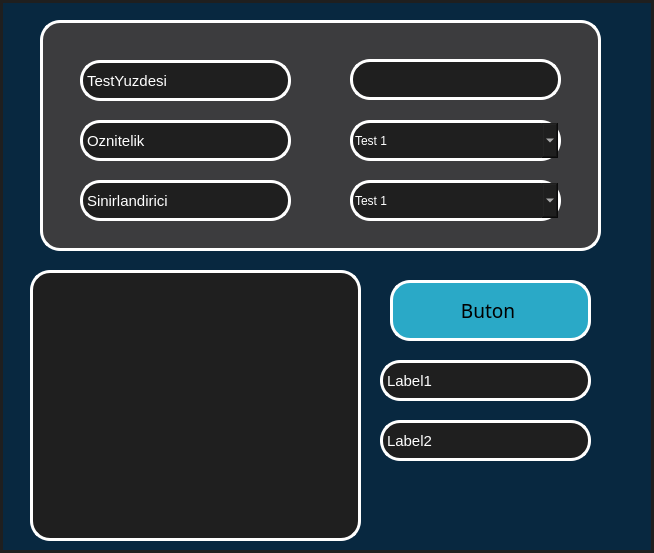
<?xml version="1.0" encoding="UTF-8"?>
<ui version="4.0">
 <class>Form</class>
 <widget class="QWidget" name="Form">
  <property name="enabled">
   <bool>true</bool>
  </property>
  <property name="geometry">
   <rect>
    <x>0</x>
    <y>0</y>
    <width>654</width>
    <height>553</height>
   </rect>
  </property>
  <property name="windowTitle">
   <string>Form</string>
  </property>
  <property name="styleSheet">
   <string notr="true">QWidget{
background-color:#082840;
border: 3px solid #1f1f1f;

}

</string>
  </property>
  <widget class="QLabel" name="Kamera">
   <property name="geometry">
    <rect>
     <x>30</x>
     <y>270</y>
     <width>331</width>
     <height>271</height>
    </rect>
   </property>
   <property name="styleSheet">
    <string notr="true">QLabel{
border: 3px solid #ffffff;
border-radius:20px;
background-color:#1f1f1f;
}</string>
   </property>
   <property name="text">
    <string/>
   </property>
  </widget>
  <widget class="QFrame" name="frame_2">
   <property name="geometry">
    <rect>
     <x>40</x>
     <y>20</y>
     <width>561</width>
     <height>231</height>
    </rect>
   </property>
   <property name="styleSheet">
    <string notr="true">QFrame{
background-color:#3c3c3e;
border-radius:10px;
border-radius:20px;
border: 3px solid #ffffff;

}</string>
   </property>
   <property name="frameShape">
    <enum>QFrame::StyledPanel</enum>
   </property>
   <property name="frameShadow">
    <enum>QFrame::Raised</enum>
   </property>
   <widget class="QComboBox" name="comboBox_Oznitelik">
    <property name="geometry">
     <rect>
      <x>310</x>
      <y>100</y>
      <width>211</width>
      <height>41</height>
     </rect>
    </property>
    <property name="font">
     <font>
      <family>Segoe UI</family>
      <pointsize>9</pointsize>
     </font>
    </property>
    <property name="autoFillBackground">
     <bool>false</bool>
    </property>
    <property name="styleSheet">
     <string notr="true">QComboBox{

background-color:#1f1f1f;
border-radius:10px;
border-radius:20px;
border: 3px solid #ffffff;
color:white;


}
QComboBox:hover{
	border: 2px solid rgb(64, 71, 88);
}
QComboBox QAbstractItemView {
	color: rgb(85, 170, 255);	
	background-color: rgb(27, 29, 35);
	padding: 10px;
	selection-background-color: rgb(39, 44, 54);
}</string>
    </property>
    <property name="iconSize">
     <size>
      <width>16</width>
      <height>16</height>
     </size>
    </property>
    <property name="frame">
     <bool>true</bool>
    </property>
    <item>
     <property name="text">
      <string>Test 1</string>
     </property>
    </item>
    <item>
     <property name="text">
      <string>Test 2</string>
     </property>
    </item>
    <item>
     <property name="text">
      <string>Test 3</string>
     </property>
    </item>
   </widget>
   <widget class="QComboBox" name="comboBox_Sinirlandirici">
    <property name="geometry">
     <rect>
      <x>310</x>
      <y>160</y>
      <width>211</width>
      <height>41</height>
     </rect>
    </property>
    <property name="font">
     <font>
      <family>Segoe UI</family>
      <pointsize>9</pointsize>
     </font>
    </property>
    <property name="autoFillBackground">
     <bool>false</bool>
    </property>
    <property name="styleSheet">
     <string notr="true">QComboBox{

background-color:#1f1f1f;
border-radius:10px;
border-radius:20px;
border: 3px solid #ffffff;
color:white;

}
QComboBox:hover{
	border: 2px solid rgb(64, 71, 88);
}
QComboBox QAbstractItemView {
	color: rgb(85, 170, 255);	
	background-color: rgb(27, 29, 35);
	padding: 10px;
	selection-background-color: rgb(39, 44, 54);
}</string>
    </property>
    <property name="iconSize">
     <size>
      <width>16</width>
      <height>16</height>
     </size>
    </property>
    <property name="frame">
     <bool>true</bool>
    </property>
    <item>
     <property name="text">
      <string>Test 1</string>
     </property>
    </item>
    <item>
     <property name="text">
      <string>Test 2</string>
     </property>
    </item>
    <item>
     <property name="text">
      <string>Test 3</string>
     </property>
    </item>
   </widget>
   <widget class="QLabel" name="TestYuzdesi">
    <property name="geometry">
     <rect>
      <x>40</x>
      <y>40</y>
      <width>211</width>
      <height>41</height>
     </rect>
    </property>
    <property name="styleSheet">
     <string notr="true">QLabel{
background-color:#1f1f1f;
border-radius:10px;
border-radius:20px;
border: 3px solid #ffffff;
color:white;
font-size:15px;
}</string>
    </property>
    <property name="text">
     <string>TestYuzdesi</string>
    </property>
   </widget>
   <widget class="QLabel" name="Oznitelik">
    <property name="geometry">
     <rect>
      <x>40</x>
      <y>100</y>
      <width>211</width>
      <height>41</height>
     </rect>
    </property>
    <property name="styleSheet">
     <string notr="true">QLabel{
background-color:#1f1f1f;
border-radius:10px;
border-radius:20px;
border: 3px solid #ffffff;
color:white;
font-size:15px;
}</string>
    </property>
    <property name="text">
     <string>Oznitelik</string>
    </property>
   </widget>
   <widget class="QLabel" name="Sinirlandirici">
    <property name="geometry">
     <rect>
      <x>40</x>
      <y>160</y>
      <width>211</width>
      <height>41</height>
     </rect>
    </property>
    <property name="styleSheet">
     <string notr="true">QLabel{
background-color:#1f1f1f;
border-radius:10px;
border-radius:20px;
border: 3px solid #ffffff;
color:white;
font-size:15px;
}</string>
    </property>
    <property name="text">
     <string>Sinirlandirici</string>
    </property>
   </widget>
   <widget class="QLineEdit" name="lineEdit">
    <property name="geometry">
     <rect>
      <x>310</x>
      <y>39</y>
      <width>211</width>
      <height>41</height>
     </rect>
    </property>
    <property name="styleSheet">
     <string notr="true">QLineEdit{
background-color:#1f1f1f;
border-radius:10px;
border-radius:20px;
border: 3px solid #ffffff;
color:white;
font-size:15px;
}</string>
    </property>
   </widget>
  </widget>
  <widget class="QPushButton" name="Buton">
   <property name="geometry">
    <rect>
     <x>390</x>
     <y>280</y>
     <width>201</width>
     <height>61</height>
    </rect>
   </property>
   <property name="font">
    <font>
     <family>Copperplate Gothic Bold</family>
     <pointsize>14</pointsize>
    </font>
   </property>
   <property name="styleSheet">
    <string notr="true">QPushButton
{
background-color:#2AA9C7;
border-radius:20px;
border: 3px solid #ffffff;

}
QPushButton:hover{
background-color:#b7db35;
}


QPushButton:pressed{
background-color:rgb(170, 0, 0);

}
</string>
   </property>
   <property name="text">
    <string>Buton </string>
   </property>
   <property name="iconSize">
    <size>
     <width>40</width>
     <height>40</height>
    </size>
   </property>
  </widget>
  <widget class="QLabel" name="Label1">
   <property name="geometry">
    <rect>
     <x>380</x>
     <y>360</y>
     <width>211</width>
     <height>41</height>
    </rect>
   </property>
   <property name="styleSheet">
    <string notr="true">QLabel{
background-color:#1f1f1f;
border-radius:10px;
border-radius:20px;
border: 3px solid #ffffff;
color:white;
font-size:15px;
}</string>
   </property>
   <property name="text">
    <string>Label1</string>
   </property>
  </widget>
  <widget class="QLabel" name="Label2">
   <property name="geometry">
    <rect>
     <x>380</x>
     <y>420</y>
     <width>211</width>
     <height>41</height>
    </rect>
   </property>
   <property name="styleSheet">
    <string notr="true">QLabel{
background-color:#1f1f1f;
border-radius:10px;
border-radius:20px;
border: 3px solid #ffffff;
color:white;
font-size:15px;
}</string>
   </property>
   <property name="text">
    <string>Label2</string>
   </property>
  </widget>
 </widget>
 <resources/>
 <connections/>
</ui>
